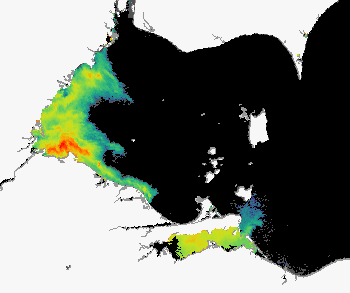
#> input picture data/dataset_raw/0719.tif, 350 x 293 px, found by its file name
$ python imgVisible.py
#> lines starting #> are read from the running program, lines starting #| are printed output that depends on the picture; after the words box and inside, x2 and y2 are one past the last pixel; in counts of white or black regions, pixels touching at a corner belong together
"""
This file aimed at selecting clear satellite images
Note:
    For HSV, hue range is [0,179], saturation range is [0,255], and value range is [0,255].
    Refer to OpenCV tutorial (https://docs.opencv.org/4.8.0/df/d9d/tutorial_py_colorspaces.html)
"""
import cv2
import numpy as np

img_0 = cv2.imread('../data/slightDirt/0719.tif')
#> img_0 is the input picture: shape (293, 350, 3); mean B, G, R 121.3, 129.9, 124.7
cv2.imshow("raw image", img_0)

hsv_low = np.array([0, 0, 0])
hsv_high = np.array([0, 0, 0])


def h_low(value):
    hsv_low[0] = value


def h_high(value):
    hsv_high[0] = value


def s_low(value):
    hsv_low[1] = value


def s_high(value):
    hsv_high[1] = value


def v_low(value):
    hsv_low[2] = value


def v_high(value):
    hsv_high[2] = value


cv2.namedWindow("modify")
cv2.createTrackbar('H low', 'modify', 0, 179, h_low)
cv2.createTrackbar('H high', 'modify', 0, 179, h_high)
cv2.createTrackbar('S low', 'modify', 0, 255, s_low)
cv2.createTrackbar('S high', 'modify', 0, 255, s_high)
cv2.createTrackbar('V low', 'modify', 0, 255, v_low)
cv2.createTrackbar('V high', 'modify', 0, 255, v_high)
while True:
    dst = cv2.cvtColor(img_0, cv2.COLOR_BGR2HSV) # 转HSV
#> dst: shape (293, 350, 3); mean H, S, V 4.6, 15.4, 130.8
    dst = cv2.inRange(dst, hsv_low, hsv_high) # 通过HSV的高低阈值，提取图像部分区域
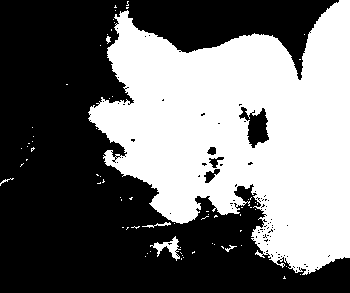
#> dst: shape (293, 350); 43.7% white; 70 white regions (64 under 20 px), largest, box (x1, y1, x2, y2) and area: (88, 0, 350, 275) 44282, (150, 236, 181, 261) 260, (142, 222, 171, 228) 57, (225, 245, 237, 252) 28, (0, 178, 14, 186) 26, (106, 36, 111, 44) 24

    cv2.imshow('dst', dst)
    if cv2.waitKey(1) & 0xFF == ord('q'):
#> (key q is pressed here)
        break
cv2.destroyAllWindows()
